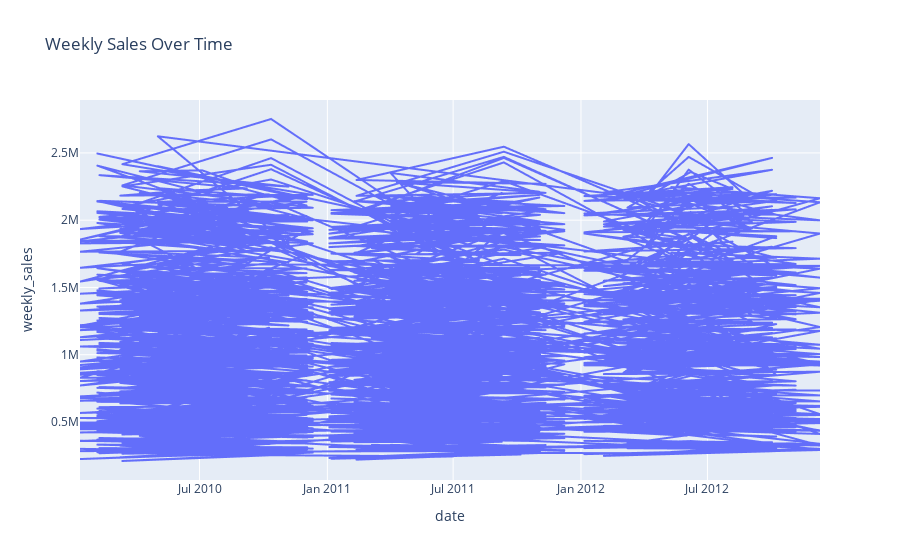

This figure's notebook cell:
### Code cell
import plotly.express as px

fig = px.line(df, x='date', y='weekly_sales', title='Weekly Sales Over Time')
fig.show()

### Figure 1 — Plotly figure (JSON) as saved in the notebook; plotly's stock layout.template omitted (floating-point values rounded to 4 significant figures; data arrays with more than 128 entries replaced by an {"elided": "..."} marker saying what was removed)
{"data": [{"hovertemplate": "date=%{x}<br>weekly_sales=%{y}<extra></extra>", "legendgroup": "", "line": {"color": "#636efa", "dash": "solid"}, "marker": {"symbol": "circle"}, "mode": "lines", "name": "", "showlegend": false, "type": "scattergl", "x": {"elided": "2565 str values"}, "xaxis": "x", "y": {"elided": "2565 float values"}, "yaxis": "y"}], "layout": {"legend": {"tracegroupgap": 0}, "title": {"text": "Weekly Sales Over Time"}, "xaxis": {"anchor": "y", "domain": [0, 1], "title": {"text": "date"}}, "yaxis": {"anchor": "x", "domain": [0, 1], "title": {"text": "weekly_sales"}}}}
